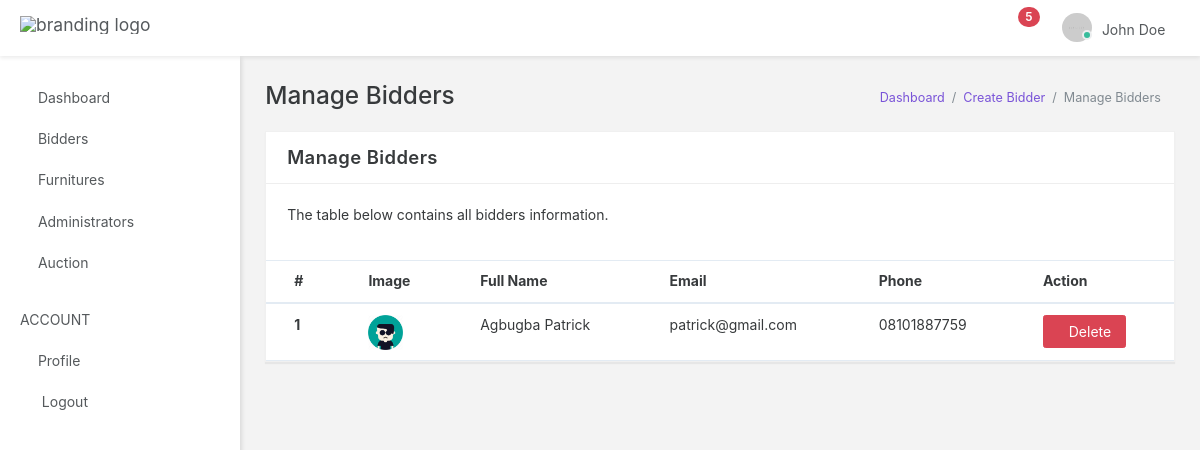
/auth/manage_bidders (signed in), run on an earlier commit of the app's database.
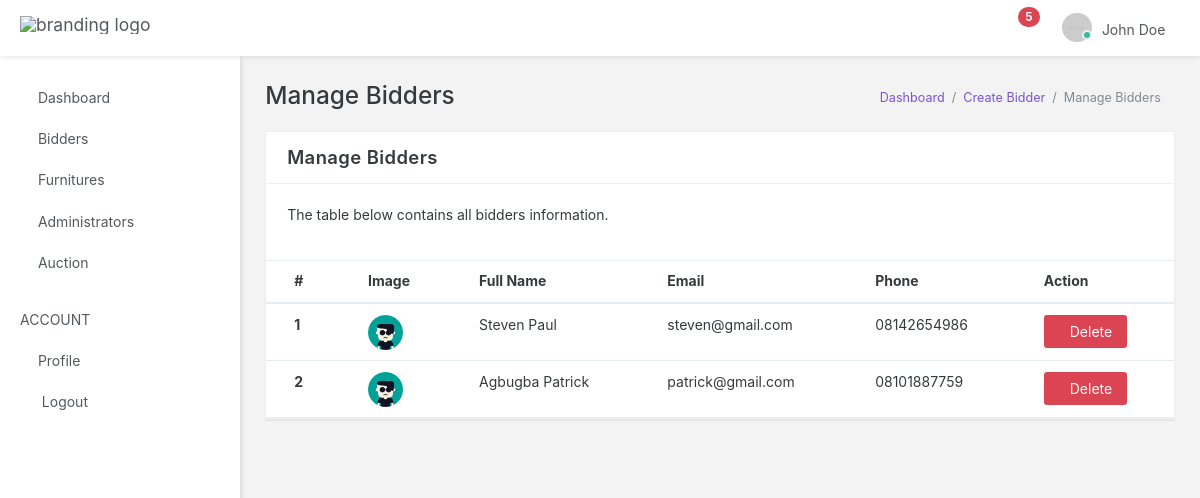
And on a later commit of the database.
### Auction_auth/models.py (models this page shows, shortened)
class User(AbstractBaseUser, PermissionsMixin):
    user_id = models.UUIDField(
        default=uuid.uuid4, primary_key=True, unique=True, editable=False)
    email = models.CharField(max_length=100, db_index=True,
                             unique=True, verbose_name='email address', blank=True)
    name = models.CharField(
        max_length=100, db_index=True, blank=True, null=True)
    phone = models.CharField(
        max_length=14, db_index=True, unique=True, blank=True)
    address = models.CharField(max_length=255, null=True, blank=True)
    picture = models.ImageField(
        default='img/user.png', upload_to='uploads/', null=True)
    date_joined = models.DateTimeField(
        verbose_name='date_joined', auto_now_add=True)
    last_login = models.DateTimeField(
        verbose_name='last_login', auto_now=True, null=True)
    is_active = models.BooleanField(default=True)
    is_staff = models.BooleanField(default=False)
    is_superuser = models.BooleanField(default=False)
    USERNAME_FIELD = 'email'
    REQUIRED_FIELDS = ['name',]
    objects = UserManager()
    class Meta:
        db_table = 'Users'
        verbose_name_plural = 'Users'

### Auction_auth/views.py (the view)
# urls.py: path('auth/manage_bidders', ManageBiddersPageView.as_view(), name='manage_bidders'),
class ManageBiddersPageView(LoginRequiredMixin, ListView):
    template_name = "backend/bidders/manage_bidders.html"
    def get_queryset(self):
        return User.objects.filter(is_staff=False, is_superuser=False).order_by('-date_joined')

### Templates/backend/bidders/manage_bidders.html (shortened to what this page needs)
{% extends 'base.html' %}
{% load static %}
{% load crispy_forms_tags %}
  {% block head %}{% include 'partials/auth_head.html' %}{% endblock head %}
  {% block body %}
  <body data-open="click" data-menu="vertical-menu" data-col="2-columns" class="vertical-layout vertical-menu 2-columns  fixed-navbar">
  {% block nav %} {% include 'partials/auth_nav.html' %} {% endblock %}
  {% include 'partials/auth_sidebar.html' %}
    <div class="app-content content container-fluid">
      <div class="content-wrapper">
        <div class="content-header row">
          <div class="content-header-left col-md-6 col-xs-12 mb-1">
            <h2 class="content-header-title">Manage Bidders</h2>
          </div>
            <div class="content-header-right breadcrumbs-right breadcrumbs-top col-md-6 col-xs-12">
                <div class="breadcrumb-wrapper col-xs-12">
                    <ol class="breadcrumb">
                        <li class="breadcrumb-item"><a href="{% url 'auth:dashboard' %}">Dashboard</a>
                        </li>
                        <li class="breadcrumb-item"><a href="{% url 'auth:create_bidder' %}">Create Bidder</a>
                        </li>
                        <li class="breadcrumb-item active">Manage Bidders
                        </li>
                    </ol>
                </div>
            </div>
        </div>
        <div class="content-body">
        <div class="row">
            <div class="col-xs-12">
                <div class="card">
                    <div class="card-header">
                        <h4 class="card-title">Manage Bidders</h4>
                        <div class="heading-elements">
                            <ul class="list-inline mb-0">
                                <li><a data-action="collapse"><i class="icon-minus4"></i></a></li>
                                <li><a data-action="expand"><i class="icon-expand2"></i></a></li>
                            </ul>
                        </div>
                    </div>
                    <div class="card-body collapse in">
                        <div class="card-block card-dashboard">
                            <p>The table below contains all bidders information.</p>
                        </div>
                        <div class="table-responsive">
                            <table class="table table-hover mb-0">
                                <thead>
                                    <tr>
                                        <th>#</th>
                                        <th>Image</th>
                                        <th>Full Name</th>
                                        <th>Email</th>
                                        <th>Phone</th>
                                        <th>Action</th>
                                    </tr>
                                </thead>
                                <tbody>
                                {% if object_list %}
                                    {% for object in object_list %}
                                    <tr>
                                        <th scope="row">{{ forloop.counter}}</th>
                                        <td><a href="{% url 'auth:update_bidder' object.pk %}"><img src="{{object.picture.url}}" width="35" alt=""></a></td>
                                        <td>{{ object.name }}</td>
                                        <td>{{ object.email }}</td>
                                        <td>{{ object.phone }}</td>
                                        <td><a href="" class="btn btn-danger" data-toggle="modal" data-target="#deleteModal{{forloop.counter}}" style="cursor: pointer;"> <i class="icon-ios-trash"></i>Delete</a></td>
                                    </tr>
                                    {% endfor %}
                                {% endif %}
                                </tbody>
                            </table>
                        </div>
                    </div>
                </div>
            </div>
        </div>
        </div>
      </div>
    </div>
</body>
{% endblock body %}

### Templates/base.html (shortened to what this page needs)
<!DOCTYPE html>
<html lang="en">
	<head>
    	{% block head %} {% endblock %}
	</head>
	{% block body %}{% endblock %}
</html>

### Templates/partials/auth_head.html (shortened to what this page needs)
{% load static %}
<head>
    <link rel="stylesheet" type="text/css" href="{% static 'backend/app-assets/css/bootstrap.css' %}">
    <link rel="stylesheet" type="text/css" href="{% static 'backend/app-assets/fonts/icomoon.css' %}">
    <link rel="stylesheet" type="text/css" href="{% static 'backend/app-assets/fonts/flag-icon-css/css/flag-icon.min.css' %}">
    <link rel="stylesheet" type="text/css" href="{% static 'backend/app-assets/vendors/css/extensions/pace.css' %}">
    <link rel="stylesheet" type="text/css" href="{% static 'backend/app-assets/css/bootstrap-extended.css' %}">
    <link rel="stylesheet" type="text/css" href="{% static 'backend/app-assets/css/app.css' %}">
    <link rel="stylesheet" type="text/css" href="{% static 'backend/app-assets/css/colors.css' %}">
    <link rel="stylesheet" type="text/css" href="{% static 'backend/app-assets/css/core/menu/menu-types/vertical-menu.css' %}">
    <link rel="stylesheet" type="text/css" href="{% static 'backend/app-assets/css/core/menu/menu-types/vertical-overlay-menu.css' %}">
    <link rel="stylesheet" type="text/css" href="{% static 'backend/app-assets/css/core/colors/palette-gradient.css' %}">
    <link rel="stylesheet" type="text/css" href="{% static 'backend/assets/css/style.css' %}">
</head>

### Templates/partials/auth_nav.html (shortened to what this page needs)
{% load static %}
<nav
	class="header-navbar navbar navbar-with-menu navbar-fixed-top navbar-light navbar-shadow"
>
	<div class="navbar-wrapper">
		<div class="navbar-header">
			<ul class="nav navbar-nav">
				<li class="nav-item">
					<a href="index.html" class="navbar-brand nav-link"
						><img
							alt="branding logo"
							src="{% static 'backend/app-assets/images/logo/robust-logo-light.png' %}"
							data-expand="{% static 'backend/app-assets/images/logo/robust-logo-light.png' %}"
							data-collapse="{% static 'backend/app-assets/images/logo/robust-logo-small.png' %}"
							class="brand-logo"
					/></a>
				</li>
			</ul>
		</div>
		<div class="navbar-container content container-fluid">
			<div id="navbar-mobile" class="collapse navbar-toggleable-sm">
				<ul class="nav navbar-nav">
					<li class="nav-item hidden-sm-down">
						<a class="nav-link nav-menu-main menu-toggle hidden-xs"
							><i class="icon-menu5"> </i
						></a>
					</li>
				</ul>
				<ul class="nav navbar-nav float-xs-right">
					<li class="dropdown dropdown-notification nav-item">
						<a href="#" data-toggle="dropdown" class="nav-link nav-link-label"
							><i class="ficon icon-bell4"></i
							><span
								class="tag tag-pill tag-default tag-danger tag-default tag-up"
								>5</span
							></a
						>
					</li>
					<li class="dropdown dropdown-user nav-item">
						<a
							href="#"
							data-toggle="dropdown"
							class="dropdown-toggle nav-link dropdown-user-link"
							><span class="avatar avatar-online"
								><img
									src="{% static 'backend/app-assets/images/portrait/small/avatar-s-1.png' %}"
									alt="avatar" /><i></i></span
							><span class="user-name">John Doe</span></a
						>
					</li>
				</ul>
			</div>
		</div>
	</div>
</nav>

### Templates/partials/auth_sidebar.html (shortened to what this page needs)
{% load static %}
 <div data-scroll-to-active="true" class="main-menu menu-fixed menu-light menu-accordion menu-shadow">
    <div class="main-menu-content">
        <ul id="main-menu-navigation" data-menu="menu-navigation" class="navigation navigation-main mt-2">
          <li class=" nav-item"><a href="{% url 'auth:dashboard' %}"><i class="icon-home3"></i><span data-i18n="nav.form_layouts.form_layout_basic" class="menu-title">Dashboard</span></a>
          </li>
        {% if request.user.is_staff %}
        <li class=" nav-item"><a href="#"><i class="icon-users2"></i><span data-i18n="nav.page_layouts.main" class="menu-title">Bidders</span></a>
        </li>
        <li class=" nav-item"><a href="#"><i class="icon-briefcase4"></i><span data-i18n="nav.project.main" class="menu-title">Furnitures</span></a>
        </li>
        <li class=" nav-item"><a href="#"><i class="icon-security"></i><span data-i18n="nav.cards.main" class="menu-title">Administrators</span></a>
        </li>
        {% endif %}
        <li class=" nav-item"><a href="#"><i class="icon-whatshot"></i><span data-i18n="nav.advance_cards.main" class="menu-title">Auction</span></a>
        </li>
        <li class=" navigation-header"><span data-i18n="nav.category.support">Account</span><i data-toggle="tooltip" data-placement="right" data-original-title="Account" class="icon-ellipsis icon-ellipsis"></i>
        </li>
        <li class=" nav-item"><a href="https://github.com/pixinvent/robust-free-bootstrap-admin-template/issues"><i class="icon-user-tie"></i><span data-i18n="nav.support_raise_support.main" class="menu-title">Profile</span></a>
        </li>
        <li class="nav-item">
        <a data-toggle="modal" data-target="#exampleModal" class="rich">
          <i class="icon-power3"></i>
            <span data-i18n="nav.support_documentation.main" class="menu-title">
              Logout
            </span>
          </a>
        </li>
      </ul>
    </div>
  </div>

### Templates/partials/auth_script.html (shortened to what this page needs)
{% load static %}

### Static/backend/app-assets/css/app.css (style rules this page uses)
@media (max-width: 1366px) { html { font-size: 14px; } }
html { height: 100%; }
html body { height: 100%; background-color: #F3F3F3; direction: ltr; }
html body.fixed-navbar { padding-top: 4rem; }
html body .content { padding: 0; transition: 300ms ease all; backface-visibility: hidden; }
html body .content .content-wrapper { padding: 1.8rem; }
html body .content .content-wrapper .content-header-right { margin-top: 6px; }
.main-menu { z-index: 1000; position: absolute; display: table-cell; }
.main-menu.menu-light { color: #55595c; background: #FFFFFF; }
.main-menu.menu-light .navigation { background: #FFFFFF; }
.main-menu.menu-light .navigation .navigation-header { color: #55595c; padding: 24px 20px 8px 20px; }
.main-menu.menu-light .navigation li a { color: #55595c; }
.main-menu.menu-light .navigation > li { padding: 0; }
.main-menu.menu-light .navigation > li > a { padding: 8px 20px; }
.main-menu.menu-light .navigation > li > a i { position: relative; top: 3px; }
.main-menu.menu-fixed { position: fixed; height: 100%; top: 4rem; height: calc(100% - 4rem); }
.main-menu.menu-shadow { box-shadow: 2px 2px 4px rgba(0, 0, 0, 0.1); }
.main-menu .main-menu-content { height: 100%; position: relative; }
.main-menu ul { list-style: none; margin: 0; padding: 0; }
.main-menu ul.navigation-main { overflow-x: hidden; }
.main-menu a { outline: none; }
.navigation { font-size: 1rem; overflow-y: hidden; padding-bottom: 20px; }
.navigation .navigation-header { font-family: inherit; padding: 12px 22px; font-size: 1rem; text-transform: uppercase; }
.navigation li { position: relative; white-space: nowrap; }
.navigation li a { display: block; text-overflow: ellipsis; overflow: hidden; }
.avatar { position: relative; display: inline-block; width: 30px; white-space: nowrap; border-radius: 1000px; vertical-align: bottom; }
.avatar i { position: absolute; right: -7px; bottom: 2px; width: 10px; height: 10px; border: 2px solid #eceeef; border-radius: 100%; }
.avatar img { width: 100%; max-width: 100%; height: auto; border: 0 none; border-radius: 1000px; }
.avatar-online i { background-color: #37BC9B; }
@media screen and (min-width: 0px) { body:after { content: "xs - min-width: 0px"; } }
@media screen and (min-width: 544px) { body:after { content: "sm - min-width: 544px"; } }
@media screen and (min-width: 768px) { body:after { content: "md - min-width: 768px"; } }
@media screen and (min-width: 992px) { body:after { content: "lg - min-width: 992px"; } }
@media screen and (min-width: 1200px) { body:after { content: "xl - min-width: 1200px"; } }
body:after { display: none; }

### Static/backend/app-assets/css/core/menu/menu-types/vertical-menu.css (style rules this page uses)
@media (min-width: 992px) { body.vertical-layout.vertical-menu .main-menu { width: 240px; } }
@media (min-width: 992px) { body.vertical-layout.vertical-menu .navbar .navbar-header { width: 240px; } }
@media (min-width: 992px) { body.vertical-layout.vertical-menu .content, body.vertical-layout.vertical-menu .footer { margin-left: 240px; } }

What changed in the data, as far as the page shows it:
added User: picture (placeholder picture), name "Steven Paul", email "steven@gmail.com", phone "08142654986"
